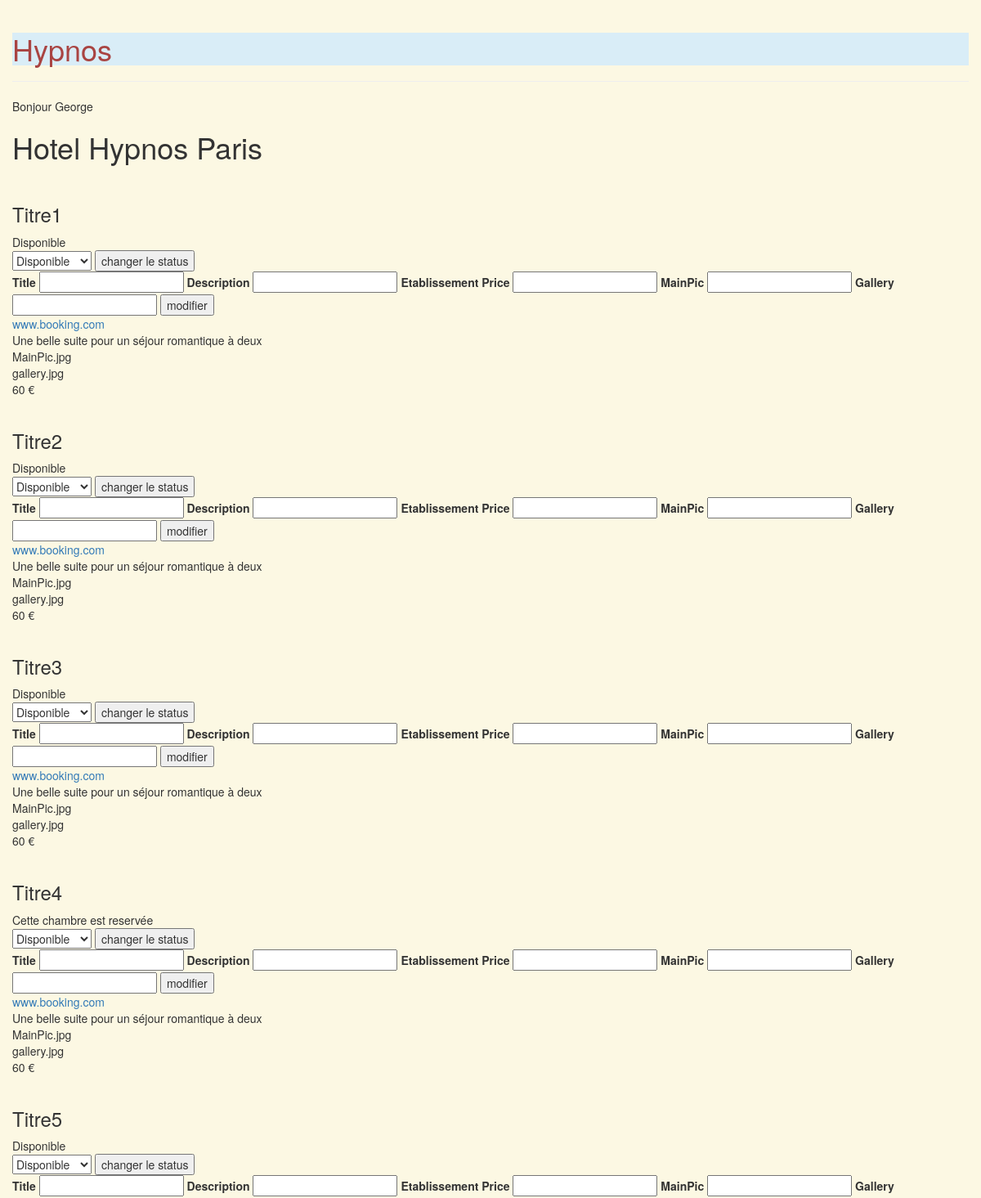
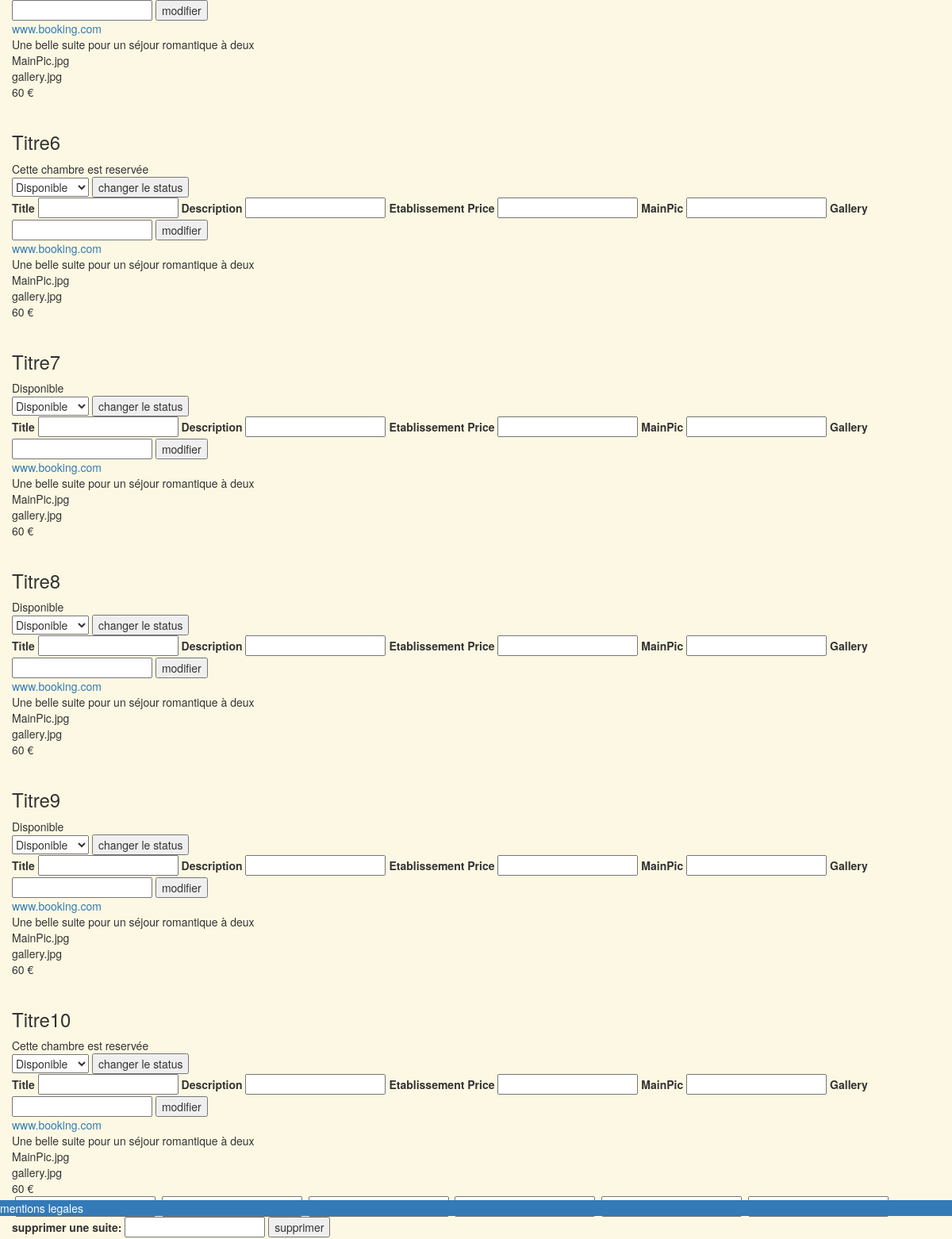
/front/PageGerant.php (signed in), run on an earlier commit of the app's database (2 pictures, top to bottom).
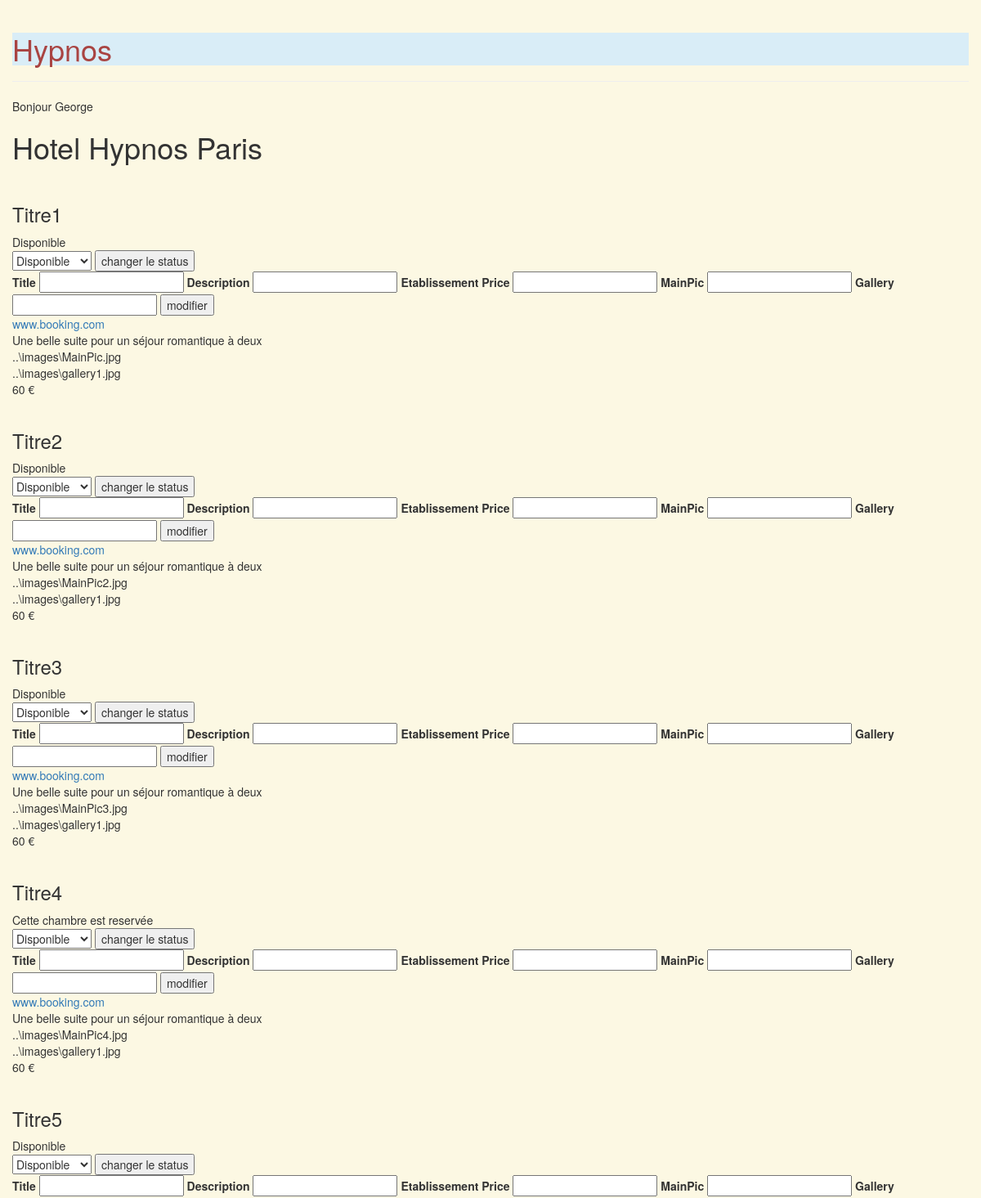
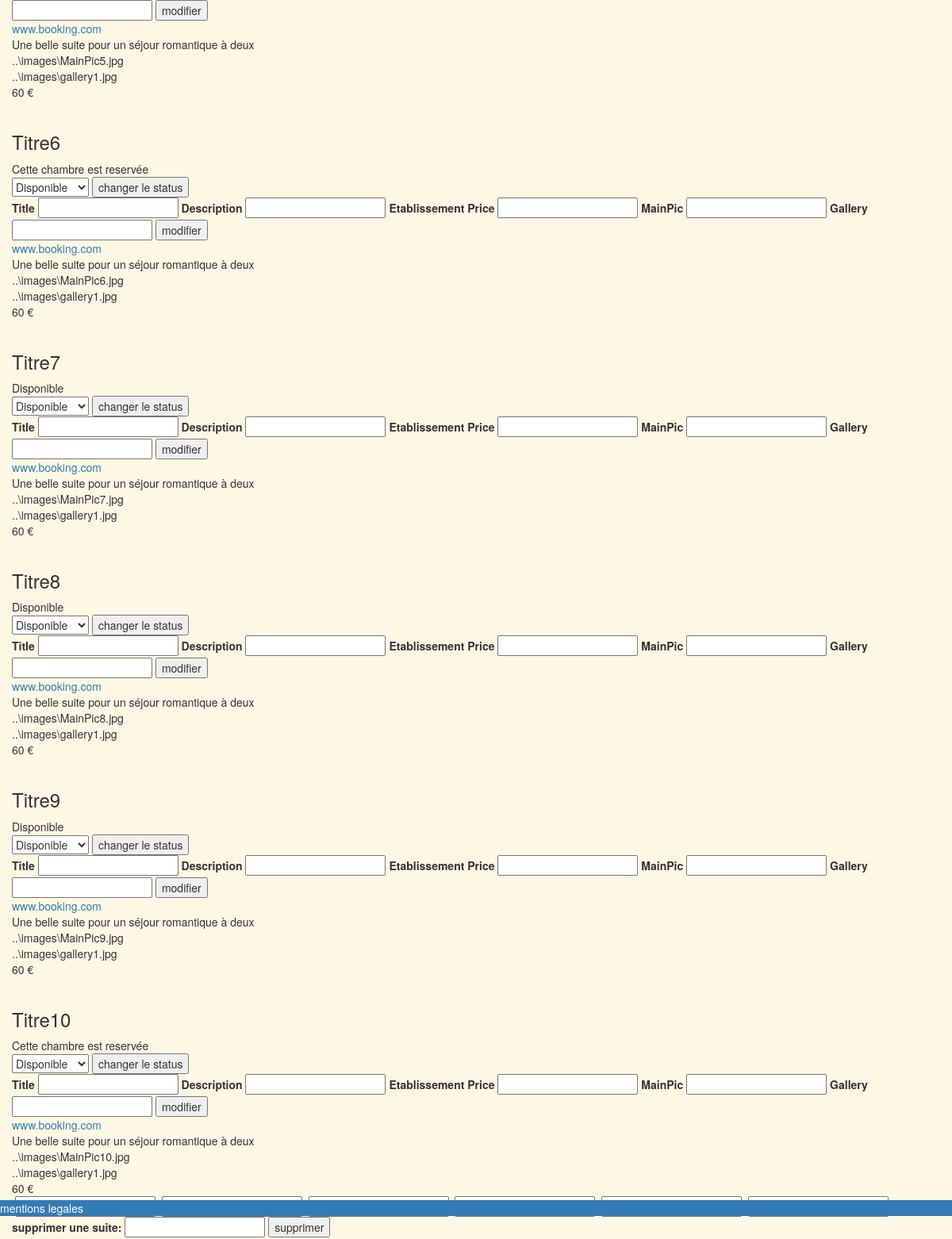
And on a later commit of the database (2 pictures, top to bottom).
### tables this page shows
CREATE TABLE IF NOT EXISTS Establishment(
  ID INTEGER NOT NULL AUTO_INCREMENT,
  Address VARCHAR(250) NOT NULL,
  City VARCHAR(250) NOT NULL,
  Name VARCHAR(250) NOT NULL,
  Manager INTEGER NOT NULL,
  FOREIGN KEY(Manager) REFERENCES User(ID),
  PRIMARY KEY(ID)
);

CREATE TABLE IF NOT EXISTS Suite(
  ID INTEGER NOT NULL AUTO_INCREMENT,
  Title VARCHAR(250) NOT NULL,  
  Establishment INTEGER NOT NULL,  
  Price DECIMAL NOT NULL,  
  IsOccupied BOOLEAN NOT NULL,  
  BookingLink VARCHAR(250) NOT NULL,  
  Description VARCHAR(1000) NOT NULL,  
  MainPic VARCHAR(250) NOT NULL,  
  Gallery VARCHAR(250) NOT NULL,
  Gallery2 VARCHAR(250) NOT NULL,
  Gallery3 VARCHAR(250) NOT NULL,
  FOREIGN KEY(Establishment) REFERENCES Establishment(ID),  
  PRIMARY KEY(ID)
);

### Back/UserID.php (called while the page is built, shortened)
<?php
if(isset($_SESSION['ID'])){
    $firstname = $_SESSION['Firstname'];
}else{
}

### Back/ConnectToDatabase.php (called while the page is built, shortened)
<?php
function selectFromDatabase($table, $key, $data, $conn){
  $sql = "SELECT * FROM $table WHERE $key = '$data'";
  $result = mysqli_query($conn, $sql);
  $row = mysqli_fetch_all($result, MYSQLI_ASSOC);
  return $row;
}

### Back/DisplaySuite.php (the view, shortened to what this page needs)
<?php
require_once 'ConnectToDatabase.php';
require_once 'UserID.php';
if(isset($_SESSION['Role']) && ($_SESSION['Role'] == 2)){
  $Manager = $_SESSION['ID'];
  $establishments = selectFromDatabase('Establishment', 'Manager', $Manager, $conn);
  foreach($establishments as $establishment){
    $establishmentID = $establishment['ID'];
    $establishmentName = $establishment['Name'];
  }
  echo '<h1>'.$establishmentName.'</h1>' ;
  $suites = selectFromDatabase('Suite', 'Establishment', $establishmentID, $conn);
  foreach($suites as $suite){
       echo '<h3>'.htmlspecialchars($suite['Title']).'</br></h3>';
       $isOccupied = $suite['IsOccupied'];
       if($isOccupied == 1){
         echo "Cette chambre est reservée</br>";
       }else{
         echo "Disponible</br>";
       }
       require '../back/formChangeSuiteStatus.php';
       require '../back/formModifySuite.php';
       echo  '<a href="../www.booking.com">'.htmlspecialchars($suite['BookingLink']).'</a></br>';
       echo $suite['Description'].'</br>';
       echo $suite['MainPic'].'</br>';
       echo $suite['Gallery'].'</br>';
       echo $suite['Price'].' €'.'</br>';
     }
}

### Front/PageGerant.php (shortened to what this page needs)
<!DOCTYPE html>
<html>
<head>
    <link rel="stylesheet" type="text/css" href="../Assets/css/bootstrap.css">
</head>
<div class="container-fluid">
<body class="bg-warning">
    <?php
      require_once "CONSTANTS/header.php";
    ?>
    <nav>
    <?php
      require_once '../Back/WelcomUser.php';
      require_once '../Back/DisplaySuite.php';
      require_once '../Back/formSuite.php';
      require_once '../back/formDeleteSuite.php';
    ?>
    <nav>
    <?php
      require_once "CONSTANTS/footer.php";
    ?>
</body>
</div>
</html>

### Front/CONSTANTS/header.php (shortened to what this page needs)
<!DOCTYPE html>
<html>
<head>
    <link rel="stylesheet" type="text/css" href="../Assets/css/bootstrap.css">
</head>
    <div class="page-header">
    <header  class="p-3 mb-2 bg-info text-white">
        <a class="text-danger" href="../Front/PageAcceuil.php"><h1>Hypnos</h1></a>
    </header>
    </div>
</html>

### Back/WelcomUser.php
<?php
    require_once 'UserID.php';
    if(isset($firstname)){
        echo 'Bonjour '.$firstname.'</br>';
    }

### Back/formChangeSuiteStatus.php (shortened to what this page needs)
<form method="POST" action="../Back/scriptChangeSuiteStatus.php" enctype="multipart/form-data">
    <select name="isOccupied">
        <option value="0">Disponible</option>
    </select>
    <button type="submit">changer le status</button>
</form>

### Back/formModifySuite.php (shortened to what this page needs)
<form method="POST" action="../back/scriptModifySuite.php"enctype="multipart/form-data">
    <label>Title</label>
    <input name="Title" type="text">
    <label>Description</label>
    <input name="Description" type="text">
    <label>Etablissement</label>
    <label>Price</label>
    <input name="Price" type="int">
    <label>MainPic</label>
    <input name="MainPic" type="text">
    <label>Gallery</label>
    <input name="Gallery" type="text">
    <button type="submit">modifier</button>
</form>

### Back/formSuite.php (shortened to what this page needs)
<form action="">
</form>

### Back/formDeleteSuite.php
<form method="POST" action="../Back/scriptDeleteSuite.php" enctype="multipart/form-data">
    <label >supprimer une suite:</label>
    <input name="ID" type="number">
    <button>supprimer</button>
</form>

### Front/CONSTANTS/footer.php (shortened to what this page needs)
<!DOCTYPE html>
<html>
<head>
    <link rel="stylesheet" type="text/css" href="../Assets/css/bootstrap.css">
</head>
    <footer class="navbar navbar-fixed-bottom">
      <div class="p-3 mb-2 bg-primary text-white">
        <p class="text-dark">mentions legales</p>
      </div>
</html>

What changed in the data, as far as the page shows it:
changed suite "Titre1": MainPic "MainPic.jpg" → "..\\images\\MainPic.jpg"; Gallery "gallery.jpg" → "..\\images\\gallery1.jpg"
changed suite "Titre2": MainPic "MainPic.jpg" → "..\\images\\MainPic2.jpg"; Gallery "gallery.jpg" → "..\\images\\gallery1.jpg"
changed suite "Titre3": MainPic "MainPic.jpg" → "..\\images\\MainPic3.jpg"; Gallery "gallery.jpg" → "..\\images\\gallery1.jpg"
changed suite "Titre4": MainPic "MainPic.jpg" → "..\\images\\MainPic4.jpg"; Gallery "gallery.jpg" → "..\\images\\gallery1.jpg"
changed suite "Titre5": MainPic "MainPic.jpg" → "..\\images\\MainPic5.jpg"; Gallery "gallery.jpg" → "..\\images\\gallery1.jpg"
changed suite "Titre6": MainPic "MainPic.jpg" → "..\\images\\MainPic6.jpg"; Gallery "gallery.jpg" → "..\\images\\gallery1.jpg"
changed suite "Titre7": MainPic "MainPic.jpg" → "..\\images\\MainPic7.jpg"; Gallery "gallery.jpg" → "..\\images\\gallery1.jpg"
changed suite "Titre8": MainPic "MainPic.jpg" → "..\\images\\MainPic8.jpg"; Gallery "gallery.jpg" → "..\\images\\gallery1.jpg"
changed suite "Titre9": MainPic "MainPic.jpg" → "..\\images\\MainPic9.jpg"; Gallery "gallery.jpg" → "..\\images\\gallery1.jpg"
changed suite "Titre10": MainPic "MainPic.jpg" → "..\\images\\MainPic10.jpg"; Gallery "gallery.jpg" → "..\\images\\gallery1.jpg"
